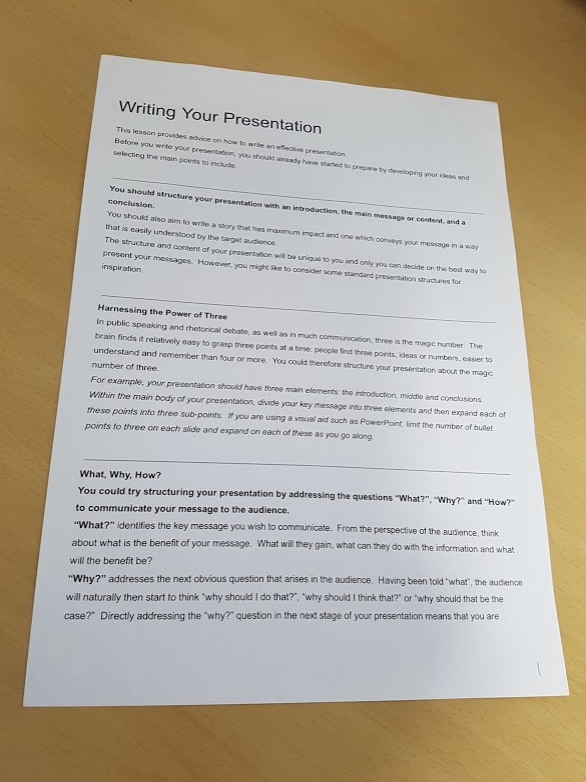
#> input picture img/paper.jpg, 586 x 782 px
$ python 18linecircle.py
#> lines starting #> are read from the running program, lines starting #| are printed output that depends on the picture; after the words box and inside, x2 and y2 are one past the last pixel; in counts of white or black regions, pixels touching at a corner belong together
import cv2
import numpy as np

# 컬러이미지 -> 흑백변환
#img = cv2.imread('./img/children.jpg', cv2.COLOR_BGR2GRAY)

img = cv2.imread('./img/paper.jpg', cv2.COLOR_BGR2GRAY)
#> img is the input picture: shape (782, 586, 3); mean B, G, R 152.7, 169.1, 178.7

edges = cv2.Canny(img, 50, 150, apertureSize=3)
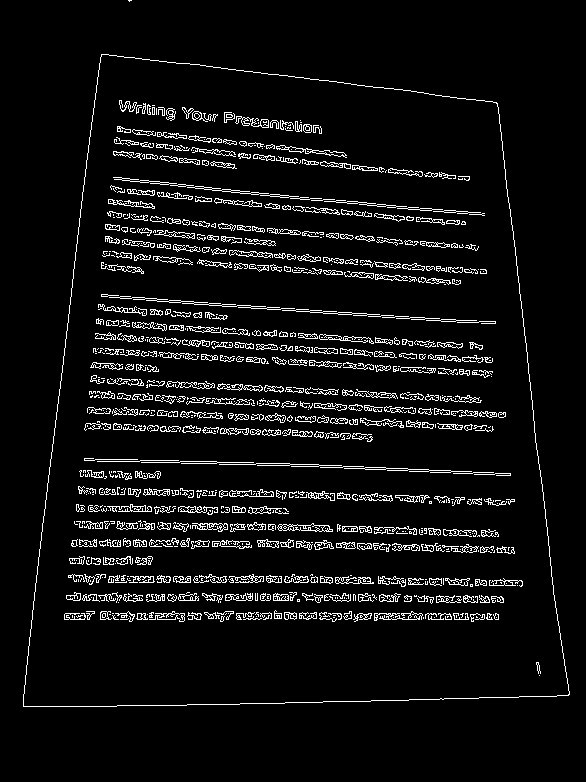
#> edges: shape (782, 586); 6.2% white in thin lines or dots, all inside (x1, y1, x2, y2) = (23, 0, 570, 707)
lines = cv2.HoughLines(edges, 1, np.pi/180, 200)
#> lines = 21 rows, first 8: [106, 0.122], [289, 1.64], [287, 1.64], [613, 1.57], [707, 1.55], [619, 1.57], [546, 1.57], [582, 1.57]

print(lines)
#> (printed output is left out)

if lines is not None:
    for line in lines:
        rho, theta = line[0]
        a = np.cos(theta)
        b = np.sin(theta)
        x0 = a * rho
        y0 = b * rho
        # 직선 방정식으로부터 직선의 시작점과 끝점 계산
        x1 = int(x0 + 1000 * (-b))
        y1 = int(y0 + 1000 * (a))
        x2 = int(x0 - 1000 * (-b))
        y2 = int(y0 - 1000 * (a))
        # 직선 그리기
        cv2.line(img, (x1, y1), (x2, y2), (0, 0, 255), 2)
#> this loop made 21 passes
#> (rho, theta, a, b, x0, y0, x1, y1) on passes 1 to 12: (106, 0.122, 0.993, 0.122, 105.2, 12.92, -16, 1005), (289, 1.64, -0.0698, 0.998, -20.16, 288.3, -1017, 218), (287, 1.64, -0.0698, 0.998, -20.02, 286.3, -1017, 216), (613, 1.57, -4.37e-08, 1, -2.68e-05, 613, -1000, 612), (707, 1.55, 0.0175, 1, 12.34, 706.9, -987, 724), (619, 1.57, -4.37e-08, 1, -2.71e-05, 619, -1000, 618), (546, 1.57, -4.37e-08, 1, -2.39e-05, 546, -1000, 545), (582, 1.57, -4.37e-08, 1, -2.54e-05, 582, -1000, 581), (576, 1.59, -0.0175, 1, -10.05, 575.9, -1009, 558), (455, 1.61, -0.0349, 0.999, -15.88, 454.7, -1015, 419), (600, 1.57, -4.37e-08, 1, -2.62e-05, 600, -1000, 599), (40, 1.69, -0.122, 0.993, -4.87, 39.7, -997, -82)
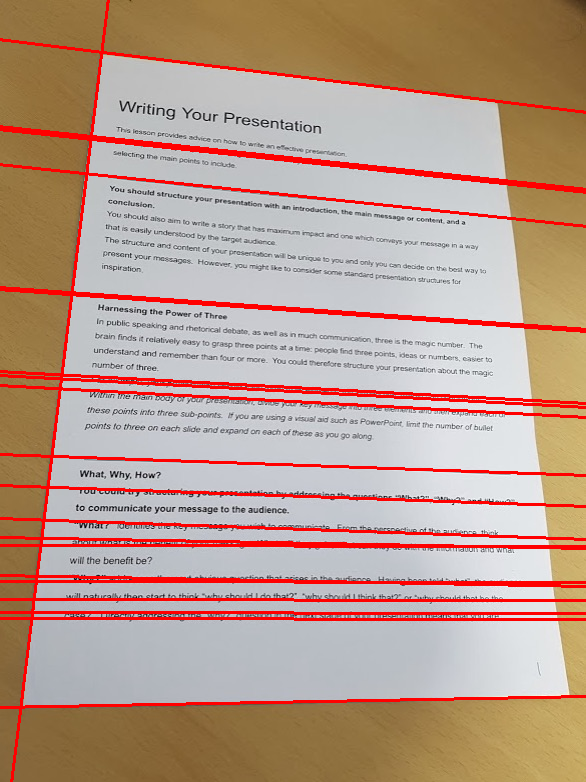
#> img: shape (782, 586, 3); 7.8% of pixels changed, all inside (x1, y1, x2, y2) = (0, 0, 586, 782)

cv2.imshow('img', img)
cv2.imshow('edges', edges)
cv2.waitKey(0)
cv2.destroyAllWindows()

img = cv2.imread('./img/paper.jpg')
edges = cv2.Canny(img, 50, 150, apertureSize=3)
linesp = cv2.HoughLinesP(edges, 1, np.pi/180, 100, minLineLength=20)
#> linesp = 21 rows, first 6: [73, 276, 77, 236], [169, 300, 193, 301], [409, 699, 439, 699], [336, 701, 370, 701], [209, 305, 235, 306], [59, 395, 61, 373]

print(linesp)
#> (printed output is left out)
if linesp is not None:
    for line in linesp:
        x1, y1, x2, y2 = line[0]
        cv2.line(img, (x1, y1), (x2, y2), (0, 0, 255),2)
#> this loop made 21 passes
#> (x1, y1, x2, y2) on passes 1 to 12: (73, 276, 77, 236), (169, 300, 193, 301), (409, 699, 439, 699), (336, 701, 370, 701), (209, 305, 235, 306), (59, 395, 61, 373), (99, 459, 127, 459), (251, 496, 273, 496), (140, 460, 163, 460), (320, 80, 343, 82), (47, 706, 103, 706), (115, 461, 139, 461)
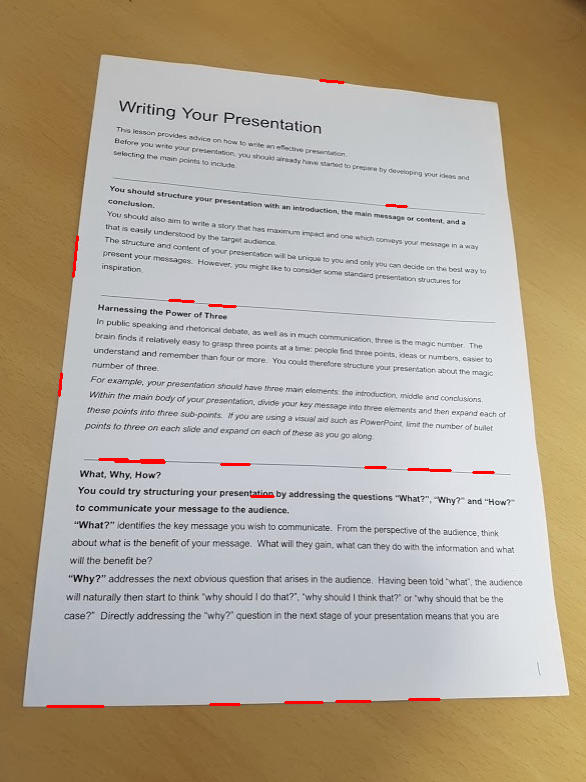
#> img: shape (782, 586, 3); 0.39% of pixels changed, all inside (x1, y1, x2, y2) = (46, 79, 495, 708)

cv2.imshow('img', img)
cv2.waitKey(0)
cv2.destroyAllWindows()

img = cv2.imread('./img/coins_connected.jpg')
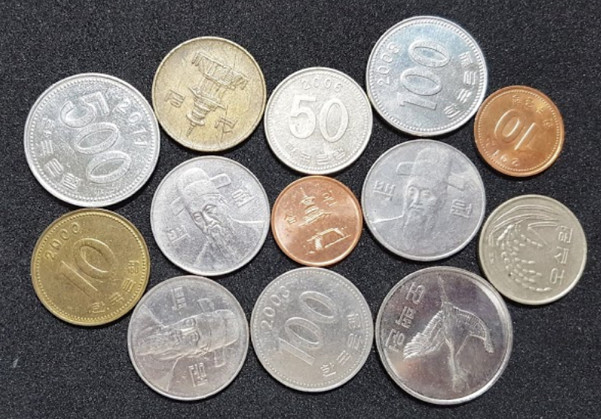
#> input picture img/coins_connected.jpg, 601 x 419 px
#> img is the input picture: shape (419, 601, 3); mean B, G, R 119.2, 122.9, 127.3
imgray = cv2.cvtColor(img, cv2.COLOR_BGR2GRAY)
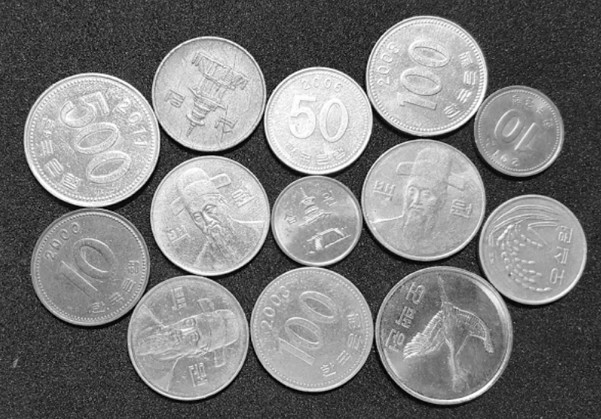
#> imgray: shape (419, 601); min 0, max 255, mean 123.7
circles = cv2.HoughCircles(imgray, method=cv2.HOUGH_GRADIENT, dp = 1, minDist=50, param2 = 120, minRadius=10, maxRadius=100)
#> circles = [[209.5, 215.5, 59.8], [444.5, 336.5, 67.5], [91.5, 136.5, 69.7], [187.5, 338.5, 60.9], [312.5, 331.5, 59.8], [87.5, 265.5, 81.8], [425.5, 75.5, 59.8], [317.5, 120.5, 54.3], [530.5, 249.5, 55.4], [425.5, 196.5, 64.2], [515.5, 126.5, 59.8], [316.5, 218.5, 46.6]]
circles = np.int32(circles)
#> circles = [[209, 215, 59], [444, 336, 67], [91, 136, 69], [187, 338, 60], [312, 331, 59], [87, 265, 81], [425, 75, 59], [317, 120, 54], [530, 249, 55], [425, 196, 64], [515, 126, 59], [316, 218, 46]]
for circle in circles[0, :]:
    cx, cy, r = circle
    cv2.circle(img, (cx, cy),r ,(0,0,255),2)
#> this loop made 12 passes
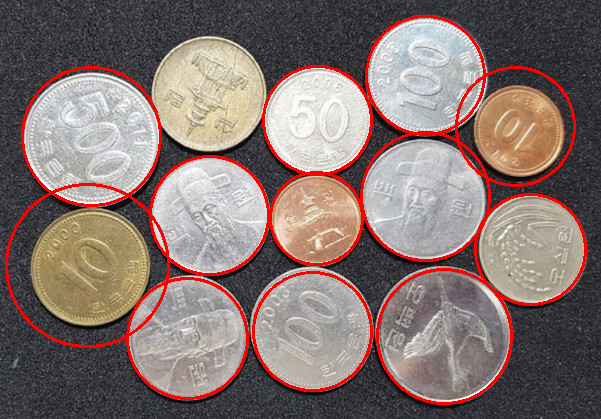
#> img: shape (419, 601, 3); 5.28% of pixels changed, all inside (x1, y1, x2, y2) = (5, 15, 587, 405)

cv2.imshow('img', img)
cv2.waitKey(0)
cv2.destroyAllWindows()
